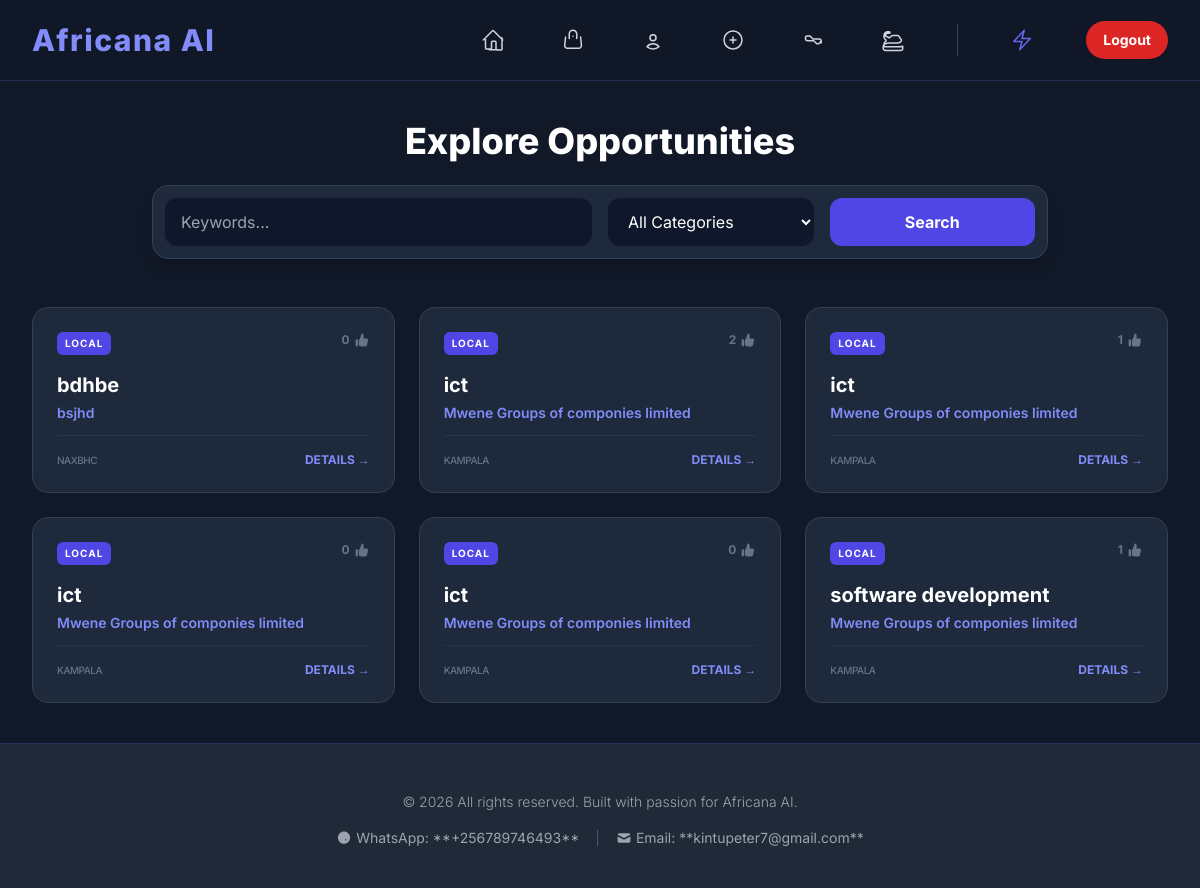
The page / (signed in) on the database as committed earlier.
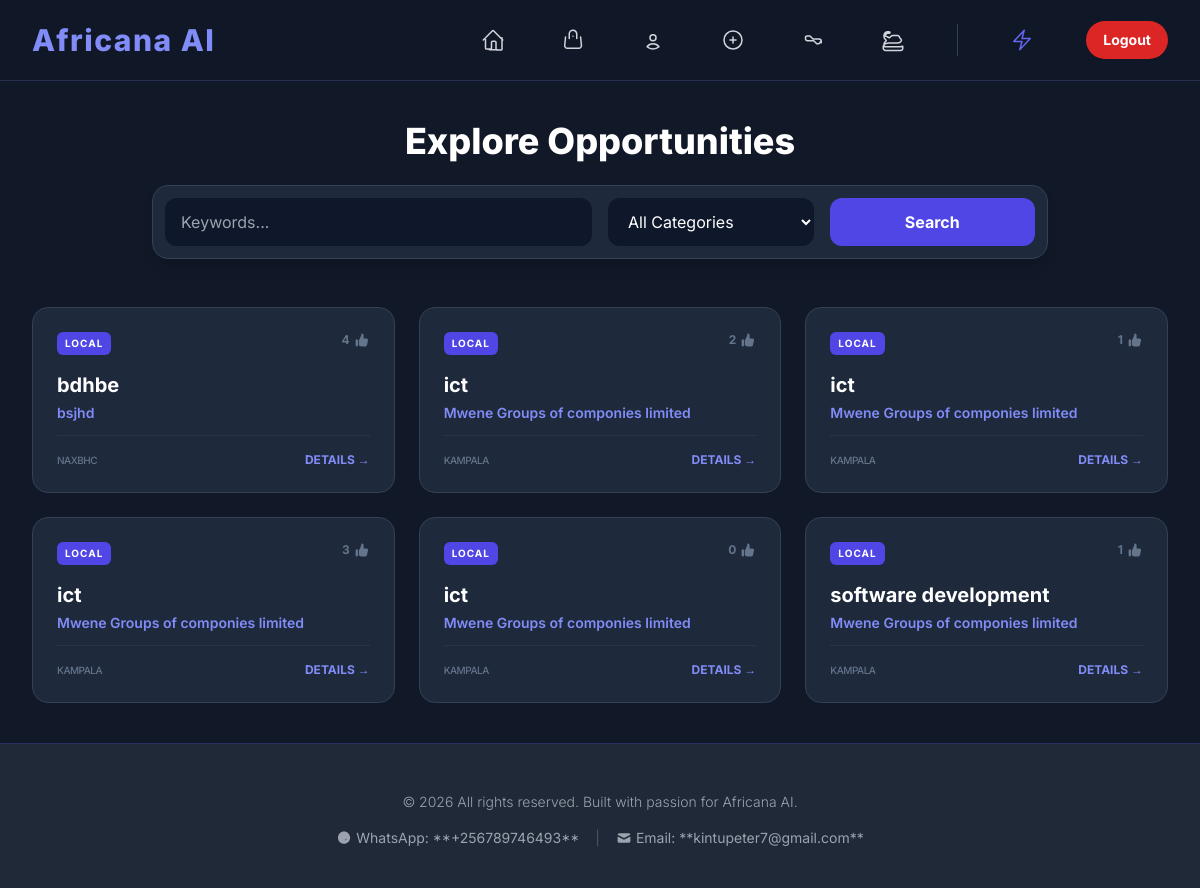
The same page on the database as committed later.
### languages/models.py (models this page shows, shortened)
class JobPost(models.Model):
    job_category = models.CharField(
        max_length=20,
        choices=JOB_CATEGORIES,
        default='luganda',
        help_text=_("Select the industry/category for this job.")
    )
    job_type = models.CharField(
        max_length=20,
        choices=JOB_TYPES,
        default='fulltime',
        help_text=_("Select the type of employment.")
    )
    post_content = models.TextField(
        help_text=_("The full description of the job.")
    )
    required_skills = models.TextField(
        help_text=_("List the essential skills and qualifications.")
    )
    applicant = models.ForeignKey(
        Applicant,
        on_delete=models.SET_NULL,
        null=True,
        blank=True,
        help_text=_("The Applicant (Recruiter) associated with this job post.")
    )
    recruiter_name = models.CharField(
        max_length=100,
        blank=True,
        help_text=_("The name of the recruiter/posting company.")
    )
    recruiter_location = models.CharField(
        max_length=100,
        blank=True,
        help_text=_("The location of the company/recruiter.")
    )
    recruiter_email = models.EmailField(
        max_length=254,
        null=True,
        blank=True,
        help_text=_("The email address applicants should use for 'Easy Apply'.")
    )
    recruiter_whatsapp = models.CharField(
        max_length=20,
        null=True,
        blank=True,
        help_text=_("The WhatsApp number (e.g., +256701234567) applicants should use for 'Easy Apply'.")
    )
    timestamp = models.DateTimeField(auto_now_add=True, db_index=True)
    is_validated = models.BooleanField(
        default=True,
        help_text=_("Marks if the job post has been reviewed and validated.")
    )
    upvotes = models.IntegerField(default=0)
    company_logo_or_media = models.FileField(
        upload_to='job_media/',
        null=True,
        blank=True,
        help_text=_("Optional: Upload a company logo (image) or short recruitment video.")
    )
    application_url = models.URLField(
        max_length=1000,
        null=True,
        blank=True,
        help_text=_("The direct link where applicants can apply for this job.")
    )
    is_external = models.BooleanField(
        default=False,
        db_index=True,
        help_text=_("True if this job is backfilled from an external partner API (e.g., Adzuna).")
    )
    external_source = models.CharField(
        max_length=50,
        null=True,
        blank=True,
        db_index=True,
        help_text=_("The name of the partner (e.g., Adzuna, Careerjet).")
    )
    click_count = models.PositiveIntegerField(
        default=0,
        help_text=_("Tracks outbound clicks to monitor PPC revenue performance.")
    )
    class Meta:
        verbose_name = _("Job Post")
        verbose_name_plural = _("Job Posts")
        ordering = ['-timestamp']
        indexes = [
            models.Index(fields=['is_external', 'job_category']),
        ]

### languages/views.py (the view)
# urls.py: path('', views.browse_job_listings, name='home'),
@login_required
def browse_job_listings(request):
    job_id = request.GET.get('job_id')
    selected_job = None
    if job_id:
        try:
            selected_job = get_object_or_404(JobPost, pk=job_id)
        except (ValueError, JobPost.DoesNotExist):
            pass
    adzuna_jobs = []
    careerjet_jobs = []
    if selected_job is None:
        category_filter = request.GET.get('category')
        search_query = request.GET.get('q') or "jobs"
        location = request.GET.get('where') or "Uganda"
        page = request.GET.get('page', 1)
        job_posts_filtered = JobPost.objects.all().order_by('-timestamp')
        if category_filter and category_filter != 'all':
            job_posts_filtered = job_posts_filtered.filter(job_category=category_filter)
        if search_query and search_query != "jobs":
            job_posts_filtered = job_posts_filtered.filter(
                Q(post_content__icontains=search_query) |
                Q(recruiter_name__icontains=search_query)
            )
        final_job_list = list(job_posts_filtered)
        if str(page) == '1':
            if ADZUNA_APP_ID and ADZUNA_APP_KEY:
                try:
                    adzuna_url = "https://api.adzuna.com/v1/api/jobs/ug/search/1"
                    adzuna_params = {
                        "app_id": ADZUNA_APP_ID,
                        "app_key": ADZUNA_APP_KEY,
                        "results_per_page": 5,
                        "what": search_query,
                        "where": location,
                        "content-type": "application/json"
                    }
                    response = requests.get(adzuna_url, params=adzuna_params, timeout=5)
                    if response.status_code == 200:
                        adzuna_jobs = response.json().get('results', [])
                except Exception as e:
                    print(f"Adzuna API Error: {e}")
            if CAREERJET_API_KEY:
                try:
                    x_forwarded = request.META.get('HTTP_X_FORWARDED_FOR')
                    user_ip = x_forwarded.split(',')[0] if x_forwarded else request.META.get('REMOTE_ADDR', '1.1.1.1')
                    user_agent = request.META.get('HTTP_USER_AGENT', 'Mozilla/5.0')
                    cj_params = {
                        'locale_code': 'en_GB', # Standard locale for broad compatibility
                        'keywords': search_query,
                        'location': location,
                        'user_ip': user_ip,
                        'user_agent': user_agent,
                        'page_size': 5,
                    }
                    cj_response = requests.get(
                        'https://search.api.careerjet.net/v4/query',
                        params=cj_params,
                        auth=(CAREERJET_API_KEY, ''), # Careerjet uses Key as username, empty password
                        headers={'Referer': request.build_absolute_uri()},
                        timeout=5
                    )
                    if cj_response.status_code == 200:
                        cj_data = cj_response.json()
                        if cj_data.get('type') == 'JOBS':
                            careerjet_jobs = cj_data.get('jobs', [])
                except Exception as e:
                    print(f"Careerjet API Error: {e}")
        paginator = Paginator(final_job_list, 10)
        try:
            posts_on_page = paginator.page(page)
        except (PageNotAnInteger, EmptyPage):
            posts_on_page = paginator.page(1)
        job_posts_context = posts_on_page
    else:
        job_posts_context = []
        category_filter = request.GET.get('category')
        search_query = request.GET.get('q')
    context = {
        'selected_job': selected_job,
        'job_posts': job_posts_context,
        'adzuna_jobs': adzuna_jobs,
        'careerjet_jobs': careerjet_jobs,
        'job_categories': JOB_CATEGORIES,
        'selected_category': category_filter if category_filter in [c[0] for c in JOB_CATEGORIES] else 'all',
        'search_query': search_query if search_query != "jobs" else '',
        'page_title': f"Job Search: {search_query}" if not selected_job else f"Job: {selected_job.post_content[:30]}..."
    }
    return render(request, 'contributions_list.html', context)

### languages/templates/contributions_list.html (shortened to what this page needs)
{% extends "base.html" %}
{% block content %}
<main class="flex-grow max-w-7xl mx-auto px-4 sm:px-6 lg:px-8 py-10">
    {% if selected_job %}
        <a href="{% url 'languages:browse_job_listings' %}" class="text-indigo-400 hover:text-indigo-300 font-medium mb-6 inline-flex items-center">
            <svg class="w-5 h-5 mr-2" fill="none" stroke="currentColor" viewBox="0 0 24 24"><path stroke-linecap="round" stroke-linejoin="round" stroke-width="2" d="M10 19l-7-7m0 0l7-7m-7 7h18"></path></svg>
            Back to All Listings
        </a>
        <div class="bg-slate-800 rounded-3xl shadow-2xl p-6 md:p-10 border border-slate-700">
            <div class="flex flex-col md:flex-row items-start justify-between gap-6 mb-8">
                <div class="flex items-start gap-6">
                    {% if selected_job.company_logo_or_media %}
                        <img src="{{ selected_job.company_logo_or_media.url }}" class="h-20 w-20 object-contain rounded-xl bg-white p-1">
                    {% endif %}
                    <div>
                        <h1 class="text-3xl font-bold text-white mb-1">{{ selected_job.post_content|truncatechars:100 }}</h1>
                        <p class="text-xl text-indigo-400 font-semibold">{{ selected_job.recruiter_name }}</p>
                    </div>
                </div>
            </div>
            <div class="border-t border-slate-700 pt-8 mt-8">
                <p class="text-slate-300 leading-relaxed whitespace-pre-wrap mb-8">{{ selected_job.post_content }}</p>
                <div class="flex flex-wrap gap-4">
                    {% if selected_job.application_url %}
                        <a href="{{ selected_job.application_url }}"
                           {% if selected_job.is_external %}onclick="trackClick('{{ selected_job.pk }}')"{% endif %}
                           target="_blank"
                           class="bg-indigo-600 hover:bg-indigo-700 text-white font-bold py-3 px-8 rounded-xl transition">Apply Externally</a>
                    {% else %}
                        <button onclick="openEasyApplyModal('{{ selected_job.post_content|escapejs }}', '{{ selected_job.recruiter_name|escapejs }}', '{{ selected_job.recruiter_email|escapejs }}', '{{ selected_job.recruiter_whatsapp|escapejs }}')"
                                class="bg-green-600 hover:bg-green-700 text-white font-bold py-3 px-8 rounded-xl transition">Easy Apply</button>
                    {% endif %}
                </div>
            </div>
        </div>
    {% else %}
        <header class="mb-12">
            <h1 class="text-4xl font-extrabold text-white mb-6 text-center">Explore Opportunities</h1>
            <form method="get" action="{% url 'languages:browse_job_listings' %}" class="max-w-4xl mx-auto grid grid-cols-1 md:grid-cols-4 gap-4 bg-slate-800 p-3 rounded-2xl border border-slate-700 shadow-lg">
                <input type="search" name="q" placeholder="Keywords..." value="{{ search_query }}" class="md:col-span-2 bg-slate-900 border-none rounded-xl text-white px-4 py-3">
                <select name="category" class="bg-slate-900 border-none rounded-xl text-white px-4 py-3">
                    <option value="all">All Categories</option>
                </select>
                <button type="submit" class="bg-indigo-600 text-white font-bold rounded-xl py-3 hover:bg-indigo-700 transition">Search</button>
            </form>
        </header>
        <div class="grid grid-cols-1 md:grid-cols-2 lg:grid-cols-3 gap-6">
            {% for job in job_posts %}
                <div class="job-card p-6 rounded-2xl">
                    <div class="flex justify-between items-start mb-4">
                        <span class="badge-local text-[10px] font-bold px-2 py-1 rounded-md uppercase tracking-widest">Local</span>
                        <form action="{% url 'languages:upvote_job_application' job.pk %}" method="POST" class="upvote-form">
                            <button type="submit" class="flex items-center gap-1 text-slate-500 hover:text-indigo-400 transition-colors">
                                <span class="upvote-count text-xs font-bold">{{ job.upvotes }}</span>
                                <svg class="w-4 h-4" fill="currentColor" viewBox="0 0 20 20"><path d="M2 10.5a1.5 1.5 0 113 0v6a1.5 1.5 0 01-3 0v-6zM6 10.333v5.43a2 2 0 001.106 1.79l.05.025A4 4 0 008.943 18h5.416a2 2 0 001.962-1.608l1.2-6A2 2 0 0015.56 8H12V4a2 2 0 00-2-2 1 1 0 00-1 1v.667a4 4 0 01-.8 2.4L6.8 9.4a2 2 0 00-.8.933z"></path></svg>
                            </button>
                        </form>
                    </div>
                    <h3 class="text-xl font-bold text-white mb-1 line-clamp-2">
                        <a href="?job_id={{ job.pk }}" class="hover:text-indigo-400 transition-colors">{{ job.post_content|truncatechars:60 }}</a>
                    </h3>
                    <p class="text-indigo-400 font-semibold text-sm mb-3">{{ job.recruiter_name }}</p>
                    <div class="mt-auto pt-4 border-t border-slate-700/50 flex justify-between items-center">
                        <span class="text-slate-500 text-[10px] font-medium uppercase tracking-tighter">{{ job.recruiter_location }}</span>
                        <a href="?job_id={{ job.pk }}" class="text-indigo-400 hover:text-white text-xs font-bold uppercase">Details &rarr;</a>
                    </div>
                </div>
            {% endfor %}
        </div>
    {% endif %}
</main>
{% endblock %}

Rows that differ between the two databases and show on the page:
changed JobPost "bdhbe": upvotes "0" → "4"
changed JobPost (number 4 of 6 on the later page): upvotes "0" → "3"
